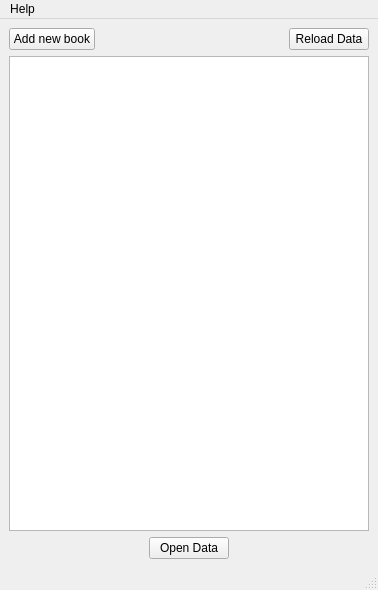
<?xml version="1.0" encoding="UTF-8"?>
<ui version="4.0">
 <class>MainWindow</class>
 <widget class="QMainWindow" name="MainWindow">
  <property name="geometry">
   <rect>
    <x>0</x>
    <y>0</y>
    <width>378</width>
    <height>590</height>
   </rect>
  </property>
  <property name="windowTitle">
   <string>MainWindow</string>
  </property>
  <widget class="QWidget" name="centralwidget">
   <layout class="QVBoxLayout" name="verticalLayout_2">
    <item>
     <layout class="QHBoxLayout" name="horizontalLayout">
      <item>
       <layout class="QVBoxLayout" name="verticalLayout">
        <item>
         <widget class="QPushButton" name="pushButton">
          <property name="text">
           <string>Add new book</string>
          </property>
         </widget>
        </item>
       </layout>
      </item>
      <item>
       <spacer name="horizontalSpacer">
        <property name="orientation">
         <enum>Qt::Horizontal</enum>
        </property>
        <property name="sizeHint" stdset="0">
         <size>
          <width>40</width>
          <height>20</height>
         </size>
        </property>
       </spacer>
      </item>
      <item>
       <widget class="QPushButton" name="pushButton_4">
        <property name="text">
         <string>Reload Data</string>
        </property>
       </widget>
      </item>
     </layout>
    </item>
    <item>
     <widget class="QTableView" name="tableView">
      <attribute name="horizontalHeaderShowSortIndicator" stdset="0">
       <bool>true</bool>
      </attribute>
      <attribute name="horizontalHeaderStretchLastSection">
       <bool>true</bool>
      </attribute>
      <attribute name="verticalHeaderShowSortIndicator" stdset="0">
       <bool>true</bool>
      </attribute>
      <attribute name="verticalHeaderStretchLastSection">
       <bool>true</bool>
      </attribute>
     </widget>
    </item>
    <item>
     <layout class="QHBoxLayout" name="horizontalLayout_2">
      <item>
       <spacer name="horizontalSpacer_3">
        <property name="orientation">
         <enum>Qt::Horizontal</enum>
        </property>
        <property name="sizeHint" stdset="0">
         <size>
          <width>40</width>
          <height>20</height>
         </size>
        </property>
       </spacer>
      </item>
      <item>
       <widget class="QPushButton" name="pushButton_3">
        <property name="text">
         <string>Open Data</string>
        </property>
       </widget>
      </item>
      <item>
       <spacer name="horizontalSpacer_2">
        <property name="orientation">
         <enum>Qt::Horizontal</enum>
        </property>
        <property name="sizeHint" stdset="0">
         <size>
          <width>40</width>
          <height>20</height>
         </size>
        </property>
       </spacer>
      </item>
     </layout>
    </item>
   </layout>
  </widget>
  <widget class="QMenuBar" name="menubar">
   <property name="geometry">
    <rect>
     <x>0</x>
     <y>0</y>
     <width>378</width>
     <height>26</height>
    </rect>
   </property>
   <widget class="QMenu" name="menuAbout">
    <property name="title">
     <string>Help</string>
    </property>
    <addaction name="actionAbout"/>
   </widget>
   <addaction name="menuAbout"/>
  </widget>
  <widget class="QStatusBar" name="statusbar"/>
  <action name="actionAbout">
   <property name="text">
    <string>About</string>
   </property>
  </action>
 </widget>
 <resources/>
 <connections/>
</ui>
